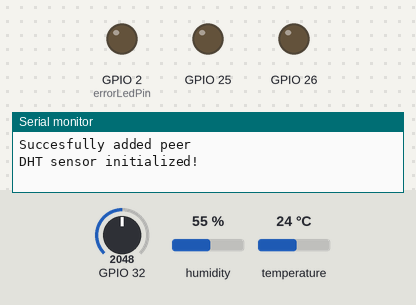
Bench run of a sketch on a simulated ESP32. Shown: output pins drawn as LEDs (lit = HIGH), the last lines printed to the serial monitor. The test bench sets the inputs (shaded band); at power-on: GPIO 32 = 2048, humidity 55 %, temperature 24 °C. A WiFi scan finds three made-up networks.

Above: at 3.2 s.
3.3 s: GPIO 32 set to 545
11.7 s: GPIO 32 set to 484
At 20.9 s:
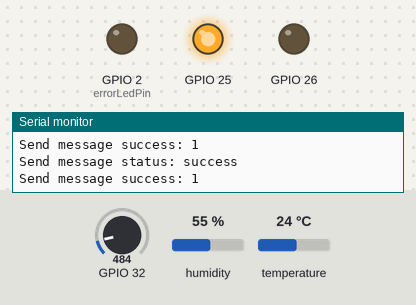
33.7 s: GPIO 32 set to 491
Timing chart, 0 to 43.8 s (numbered marks = the images above; inputs shaded):
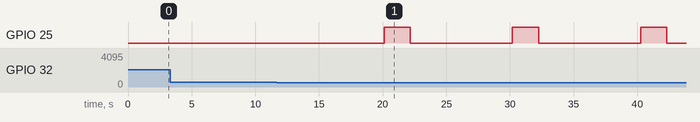

The sketch:

Acceptance_Test_Worker.ino
```cpp
#include <esp_now.h>
#include <esp_wifi.h>
#include <WiFi.h>
#include <Wire.h>

// GENERATED DIRECTIVES
#include "DHT.h"
#define DHTTYPE DHT11
uint8_t gatewayAddress[] = {0x58, 0xBF, 0x25, 0xE0, 0x77, 0x98};
esp_now_peer_info_t gatewayInfo;

enum MESSAGE_TYPE { Ping, Setting, Sample };

// GENERATED SETTINGS
float pump_power = 256;

// GENERATED INITIALIZATIONS
float th_temperature;
float th_humidity;
DHT th_dht(4, DHTTYPE);
float moisture_sample;
bool pump_enabled = false;

// GENERATED TIMERS
uint64_t last_loop_time;
uint64_t pump_last_enable_time;

const int freq = 5000;
const int ledChannel = 0;
const int resolution = 8;
const bool scan = true;
const String STATION_NAME = "Gateway";

const int messageTries = 3;
const int errorLedPin = 2;
bool messageSuccess = false;

int espnow_channel = 0;

void setup() {
  WiFi.mode(WIFI_STA);
  WiFi.disconnect();

  if(scan) {
    uint8_t networks = WiFi.scanNetworks();
    for(int n=0;n<networks;n++) {
        Serial.printf("%d %s   %d   %d %s \n", n,WiFi.SSID(n).c_str(),WiFi.RSSI(n), WiFi.channel(n), WiFi.BSSIDstr(n).c_str());
        for(int i=0;i<8;i++) {
            Serial.print(WiFi.BSSID(n)[i]);
            Serial.print(" ");
        }
        Serial.println();

        if(WiFi.SSID(n).indexOf(STATION_NAME) == 0)
        {
            Serial.println("Found");
            memcpy(gatewayAddress, WiFi.BSSID(n), 6);
            espnow_channel = WiFi.channel(n);
        }

    }

    WiFi.scanDelete();
  }

  esp_wifi_set_promiscuous(true);
  esp_wifi_set_channel(espnow_channel, WIFI_SECOND_CHAN_NONE);
  esp_wifi_set_promiscuous(false);


  Serial.begin(115200);

  ledcSetup(0, freq, resolution);
  ledcAttachPin(25, 0);
  pinMode(25, OUTPUT);
  ledcSetup(1, freq, resolution);
  ledcAttachPin(26, 1);
  pinMode(26, OUTPUT);

  pinMode(errorLedPin, OUTPUT);

  // Set device as a Wi-Fi Station
  WiFi.mode(WIFI_STA);
  Serial.print("Worker starting with MAC address ");
  Serial.println(WiFi.macAddress());

  // Init ESP-NOW
  if (esp_now_init() != ESP_OK) {
    Serial.println("Error initializing ESP-NOW");
    return;
  }

  // Once ESPNow is successfully Init, we will register for Send CB to
  // get the status of Trasnmitted packet
  esp_now_register_send_cb(OnDataSent);

  // Register peer
  memcpy(gatewayInfo.peer_addr, gatewayAddress, 6);
  gatewayInfo.channel = 0;
  gatewayInfo.encrypt = false;

  // Add peer
  if (esp_now_add_peer(&gatewayInfo) != ESP_OK){
    Serial.println("Failed to add peer");
    return;
  }else{
    Serial.println("Succesfully added peer");
  }

  // Register for a callback function that will be called when data is received
  esp_now_register_recv_cb(OnDataRecv);

  // GENERATED SETUP
pinMode(4, INPUT);
th_dht.begin();
Serial.println("DHT sensor initialized!");
pinMode(32, INPUT);
}

typedef struct message_base {
  MESSAGE_TYPE type;
} message_base;
message_base baseMessage;

typedef struct message_setting : message_base {
  int setting;
  float newValue;
} message_setting;
message_setting settingMessage;

typedef struct message_sample : message_base {
  float pump_01_th_temperature;
  float pump_01_th_humidity;
  float pump_01_moisture_sample;
} message_sample;
message_sample sampleMessage;

void loop() {
  uint64_t current_time = esp_timer_get_time() / 1000ULL;
  if (current_time > last_loop_time + 10000) {

    sampleMessage.pump_01_th_temperature = 1.0 / 0.0;
    sampleMessage.pump_01_th_humidity = 1.0 / 0.0;
    sampleMessage.pump_01_moisture_sample = 1.0 / 0.0;

    float value = 0;

    th_temperature = th_dht.readTemperature();
    sampleMessage.pump_01_th_temperature = th_temperature;
    th_humidity = th_dht.readHumidity();
    sampleMessage.pump_01_th_humidity = th_humidity;
    moisture_sample = analogRead(32);
    value = moisture_sample;
    moisture_sample = value / 1024.0 * 100.0;
    sampleMessage.pump_01_moisture_sample = moisture_sample;
    pump_enabled = (bool)(moisture_sample < 50);
    ledcWrite(0, (float)(pump_enabled) * pump_power);
    if (pump_enabled) {
      pump_last_enable_time = current_time;
    }


    sampleMessage.type = Sample;
    send_message(gatewayAddress, (uint8_t *) &sampleMessage, sizeof(sampleMessage));

    last_loop_time = current_time;
  }

  if (current_time > pump_last_enable_time + 2000 && pump_enabled) {
    pump_enabled = false;
    ledcWrite(0, (float)(pump_enabled) * pump_power);
  }


  delay(100);
}

void OnDataSent(const uint8_t *mac_addr, esp_now_send_status_t status) {
  messageSuccess = status == ESP_NOW_SEND_SUCCESS;
  Serial.println("Send message status: " + String(status == ESP_NOW_SEND_SUCCESS ? "success" : "failure"));
}

void OnDataRecv(const uint8_t * mac, const uint8_t *incomingData, int len) {
  memcpy(&baseMessage, incomingData, sizeof(baseMessage));

  Serial.print("Type " + String(baseMessage.type) + " ");
  Serial.print("message received: ");
  Serial.println(len);

  switch (baseMessage.type) {
    case Ping:
      handle_ping(mac, incomingData, len);
      break;
    case Setting:
      handle_setting(mac, incomingData, len);
      break;
  }
}

void print_mac(const uint8_t * mac) {
  String result = "";
  for (int i = 0; i < 6; i++) {
    uint8_t b = mac[i];
    Serial.print(b, HEX);
    if (i != 6 - 1) {
      Serial.print(":");
    }
  }
}

void handle_ping(const uint8_t * mac, const uint8_t *incomingData, int len) {
  Serial.print("Ping recieved from ");
  print_mac(mac);
  Serial.println("");

  send_message(mac, incomingData, len);
}

void handle_setting(const uint8_t * mac, const uint8_t *incomingData, int len) {
  memcpy(&settingMessage, incomingData, sizeof(settingMessage));
  if (settingMessage.setting == 0) {
    pump_power = settingMessage.newValue;
  }
}

void send_message(const uint8_t * mac, const uint8_t *incomingData, int len) {
  bool success = false;
  for (int i = 0; i < messageTries; i++) {
    esp_err_t result = esp_now_send(mac, incomingData, len);
    delay(250);
    if (messageSuccess) {
      success = true;
      break;
    }
  }
  Serial.println("Send message success: " + String(success));
  digitalWrite(errorLedPin, success ? LOW : HIGH);
}
```

Measured:
- the behaviour switches between 512 and 511 on GPIO 32 (found by bisection; images 0 and 1)
- after the input at 11.7 s, GPIO 25: alternates HIGH for 2.1 s and LOW for 8.0 s, starting after 8.4 s
